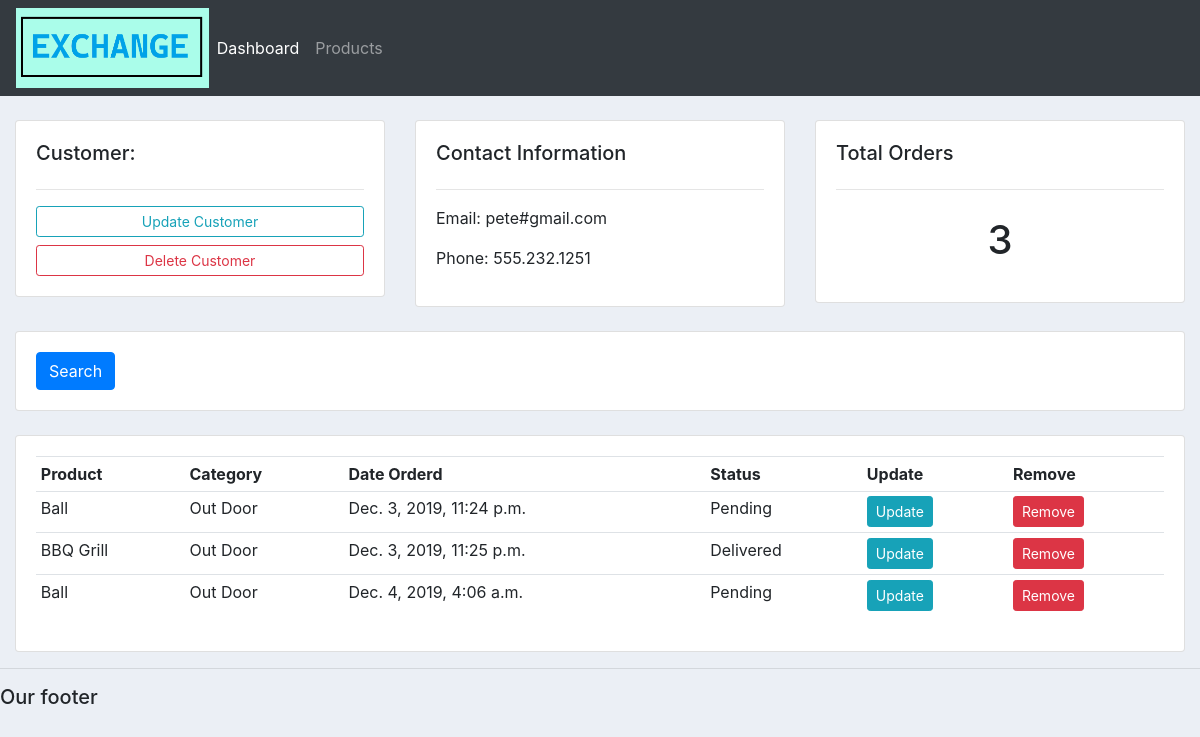
The app's page /customer/2/ with its own data.
### accounts/models.py (models this page shows, shortened)
class Customer(models.Model):
	name = models.CharField(max_length=200, null=True)
	phone = models.CharField(max_length=200, null=True)
	email = models.CharField(max_length=200, null=True)
	date_created = models.DateTimeField(auto_now_add=True, null=True)

class Order(models.Model):
	STATUS = (
			('Pending', 'Pending'),
			('Out for delivery', 'Out for delivery'),
			('Delivered', 'Delivered'),
			)
	customer = models.ForeignKey(Customer, null=True, on_delete= models.SET_NULL)
	product = models.ForeignKey(Product, null=True, on_delete= models.SET_NULL)
	date_created = models.DateTimeField(auto_now_add=True, null=True)
	status = models.CharField(max_length=200, null=True, choices=STATUS)

class Product(models.Model):
	CATEGORY = (
			('Indoor', 'Indoor'),
			('Out Door', 'Out Door'),
			)
	name = models.CharField(max_length=200, null=True)
	price = models.FloatField(null=True)
	category = models.CharField(max_length=200, null=True, choices=CATEGORY)
	description = models.CharField(max_length=200, null=True, blank=True)
	date_created = models.DateTimeField(auto_now_add=True, null=True)
	tags = models.ManyToManyField(Tag)
	def __str__(self):
		return self.name

### accounts/views.py (the view)
# urls.py: path('customer/<str:pk_test>/', views.customer, name="customer"),
def customer(request, pk_test):
	customer = Customer.objects.get(id=pk_test)
	orders = customer.order_set.all()
	order_count = orders.count()
	context = {'customer' :customer, 'orders':orders, 'order_count':order_count}
	return render(request, 'accounts/customer.html',context)

### accounts/templates/accounts/customer.html
{%  extends 'accounts/main.html' %}
{% block content %}
	<br>
<div class="row">
	<div class="col-md">
		<div class="card card-body">
			<h5>Customer:</h5>
			<hr>
			<a class="btn btn-outline-info  btn-sm btn-block" href="">Update Customer</a>
			<a class="btn btn-outline-danger  btn-sm btn-block" href="">Delete Customer</a>
		</div>
	</div>
	<div class="col-md">
		<div class="card card-body">
			<h5>Contact Information</h5>
			<hr>
			<p>Email: {{customer.email}}</p>
			<p>Phone: {{customer.phone}}</p>
		</div>
	</div>
	<div class="col-md">
		<div class="card card-body">
			<h5>Total Orders</h5>
			<hr>
			<h1 style="text-align: center;padding: 10px">{{order_count}}</h1>
		</div>
	</div>
</div>
<br>
<div class="row">
	<div class="col">
		<div class="card card-body">
			<form method="get">
		    <button class="btn btn-primary" type="submit">Search</button>
		  </form>
		</div>
	</div>
</div>
<br>
<div class="row">
	<div class="col-md">
		<div class="card card-body">
			<table class="table table-sm">
				<tr>
					<th>Product</th>
					<th>Category</th>
					<th>Date Orderd</th>
					<th>Status</th>
					<th>Update</th>
					<th>Remove</th>
				</tr>
				{% for order in orders %}
				<tr>
					<td>{{order.product}}</td>
					<td>{{order.product.category}}</td>
					<td>{{order.date_created}}</td>
					<td>{{order.status}}</td>
					<td><a class="btn btn-sm btn-info" href="">Update</a></td>
					<td><a class="btn btn-sm btn-danger" href="">Remove</a></td>
				</tr>
				{% endfor %}
			</table>
		</div>
	</div>
</div>
{% endblock %}

### static/css/main.css (style rules this page uses)
body { background-color: #ebeff5; }

### records on screen
Customer: email "pete#gmail.com", phone "555.232.1251"
Order: product "Ball", product.category "Out Door", date_created "Dec. 3, 2019, 11:24 p.m.", status "Pending"
Order: product "BBQ Grill", product.category "Out Door", date_created "Dec. 3, 2019, 11:25 p.m.", status "Delivered"
Order: product "Ball", product.category "Out Door", date_created "Dec. 4, 2019, 4:06 a.m.", status "Pending"

### other values on screen
{{ order_count }} "3"
